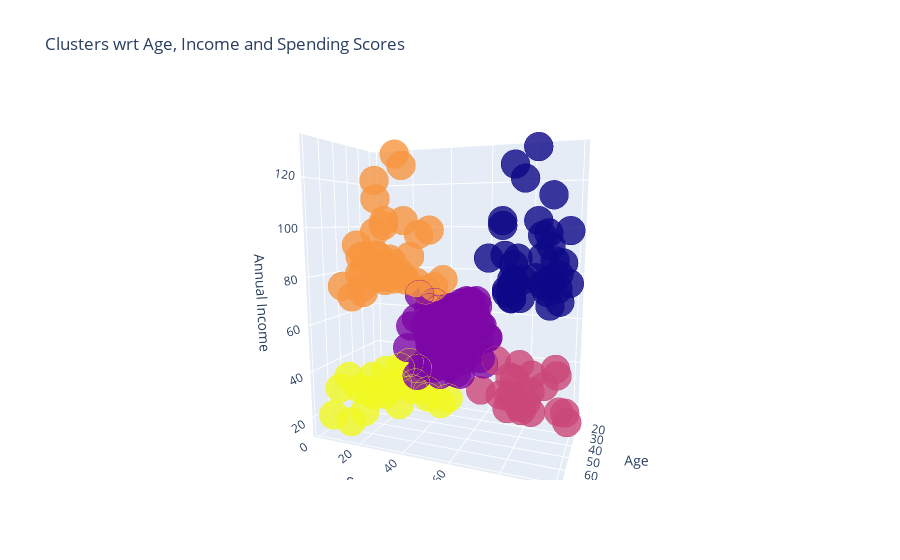

Here is the notebook cell this chart was saved with:
### Code cell
import plotly as py
import plotly.graph_objs as go

trace1 = go.Scatter3d(
    x= df['Age'],
    y= df['Score'],
    z= df['Income'],
    mode='markers',
     marker=dict(
        color = df['cluster'], 
        size= 10,
        line=dict(
            color= df['cluster'],
            width= 12
        ),
        opacity=0.8
     )
)
data = [trace1]
layout = go.Layout(
    title= 'Clusters wrt Age, Income and Spending Scores',
    scene = dict(
            xaxis = dict(title  = 'Age'),
            yaxis = dict(title  = 'Spending Score'),
            zaxis = dict(title  = 'Annual Income')
        )
)
fig = go.Figure(data=data, layout=layout)
py.offline.iplot(fig)

### Figure 1 — Plotly figure (JSON) as saved in the notebook; plotly's stock layout.template omitted (floating-point values rounded to 4 significant figures; data arrays with more than 128 entries replaced by an {"elided": "..."} marker saying what was removed)
{"data": [{"marker": {"color": {"elided": "200 int values"}, "line": {"color": {"elided": "200 int values"}, "width": 12}, "opacity": 0.8, "size": 10}, "mode": "markers", "type": "scatter3d", "x": {"elided": "200 int values"}, "y": {"elided": "200 int values"}, "z": {"elided": "200 float values"}}], "layout": {"autosize": true, "scene": {"aspectmode": "auto", "aspectratio": {"x": 0.6165, "y": 1.162, "z": 1.396}, "camera": {"center": {"x": 0, "y": 0, "z": 0}, "eye": {"x": 1.995, "y": 0.7763, "z": 0.3255}, "projection": {"type": "perspective"}, "up": {"x": 0, "y": 0, "z": 1}}, "xaxis": {"title": {"text": "Age"}, "type": "linear"}, "yaxis": {"title": {"text": "Spending Score"}, "type": "linear"}, "zaxis": {"title": {"text": "Annual Income"}, "type": "linear"}}, "title": {"text": "Clusters wrt Age, Income and Spending Scores"}}}
